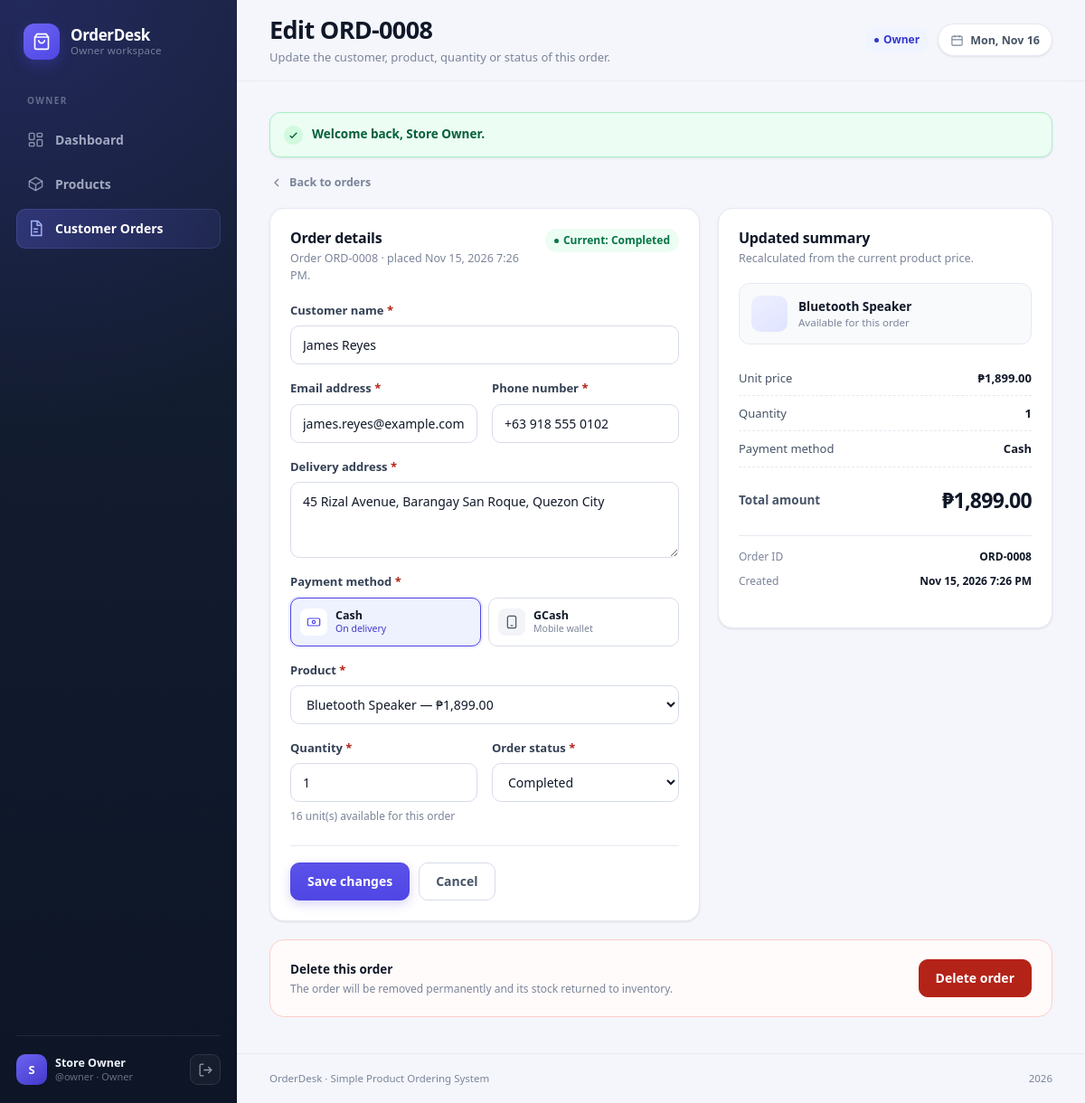
Page /owner/edit_order.php?id=8 (signed in) on the committed database.
### tables this page shows
CREATE TABLE orders (
  id            INT UNSIGNED AUTO_INCREMENT PRIMARY KEY,
  user_id       INT UNSIGNED  NULL,
  customer_name VARCHAR(100)  NOT NULL,
  customer_email VARCHAR(120) NOT NULL,
  customer_phone VARCHAR(30)  NOT NULL,
  customer_address VARCHAR(255) NOT NULL,
  product_id    INT UNSIGNED  NULL,
  product_name  VARCHAR(120)  NOT NULL,
  quantity      INT UNSIGNED  NOT NULL,
  unit_price    DECIMAL(10,2) NOT NULL,
  total_amount  DECIMAL(10,2) NOT NULL,
  payment_method ENUM('Cash', 'GCash') NOT NULL DEFAULT 'Cash',
  status        ENUM('Pending', 'Completed', 'Cancelled') NOT NULL DEFAULT 'Pending',
  created_at    TIMESTAMP     NOT NULL DEFAULT CURRENT_TIMESTAMP,
  CONSTRAINT fk_orders_product
    FOREIGN KEY (product_id) REFERENCES products (id)
    ON DELETE SET NULL ON UPDATE CASCADE,
  CONSTRAINT fk_orders_user
    FOREIGN KEY (user_id) REFERENCES users (id)
    ON DELETE SET NULL ON UPDATE CASCADE,
  INDEX idx_orders_user (user_id),
  INDEX idx_orders_customer (customer_name),
  INDEX idx_orders_email (customer_email),
  INDEX idx_orders_phone (customer_phone),
  INDEX idx_orders_status (status),
  INDEX idx_orders_created (created_at)
);

CREATE TABLE products (
  id           INT UNSIGNED AUTO_INCREMENT PRIMARY KEY,
  name         VARCHAR(120)  NOT NULL,
  category     VARCHAR(60)   NOT NULL DEFAULT 'General',
  description  VARCHAR(255)  NULL,
  unit_price   DECIMAL(10,2) NOT NULL,
  stock        INT UNSIGNED  NOT NULL DEFAULT 0,
  is_available TINYINT(1)    NOT NULL DEFAULT 1,
  created_at   TIMESTAMP     NOT NULL DEFAULT CURRENT_TIMESTAMP,
  INDEX idx_products_name (name),
  INDEX idx_products_category (category)
);

### includes/functions.php (called while the page is built, shortened)
<?php
function e(mixed $value): string
{
    return htmlspecialchars((string) $value, ENT_QUOTES, 'UTF-8');
}
function take_form_state(): array
{
    $state = $_SESSION['form_state'] ?? ['errors' => [], 'old' => []];
    return $state;
}
function format_money(float|int|string $amount): string
{
    return CURRENCY . number_format((float) $amount, 2);
}
function order_code(int|string $id): string
{
    return 'ORD-' . str_pad((string) $id, 4, '0', STR_PAD_LEFT);
}
function format_date(?string $datetime, string $format = 'M j, Y g:i A'): string
{
    $timestamp = strtotime($datetime);
    return $timestamp ? date($format, $timestamp) : '—';
}
function status_class(string $status): string
{
    return match ($status) {
        'Completed' => 'badge-success',
        'Cancelled' => 'badge-danger',
        default     => 'badge-warning',
    };
}
function parse_positive_int(mixed $value): ?int
{
    $number = (int) $value;
    return $number > 0 ? $number : null;
}

### owner/edit_order.php (the view, shortened to what this page needs)
<?php
$pdo = db();
$orderId = parse_positive_int($_POST['id'] ?? $_GET['id'] ?? null);
$statement = $pdo->prepare('SELECT * FROM orders WHERE id = ? LIMIT 1');
$statement->execute([$orderId]);
$order = $statement->fetch();
$allowedStatuses = ['Pending', 'Completed', 'Cancelled'];
$formState = take_form_state();
$errors    = $formState['errors'];
$form      = array_merge([
    'customer_name' => $order['customer_name'],
    'customer_email' => $order['customer_email'] ?? '',
    'customer_phone' => $order['customer_phone'] ?? '',
    'customer_address' => $order['customer_address'] ?? '',
    'payment_method' => $order['payment_method'] ?? 'Cash',
    'product_id'    => (int) ($order['product_id'] ?? 0),
    'quantity'      => (int) $order['quantity'],
    'status'        => $order['status'],
], $formState['old']);
$productsStatement = $pdo->prepare(
    'SELECT id, name, category, unit_price, stock, is_available
     FROM products
     WHERE is_available = 1 OR id = ?
     ORDER BY name ASC'
);
$productsStatement->execute([$form['product_id']]);
$products = $productsStatement->fetchAll();
$selectedProduct = null;
foreach ($products as $product) {
    if ((int) $product['id'] === (int) $form['product_id']) {
        $selectedProduct = $product;
        break;
    }
}
$reservedQty  = $selectedProduct
    && (int) $selectedProduct['id'] === (int) ($order['product_id'] ?? 0)
    && $order['status'] !== 'Cancelled'
    ? (int) $order['quantity']
    : 0;
$availableQty = $selectedProduct ? (int) $selectedProduct['stock'] + $reservedQty : 0;
$unitPrice    = $selectedProduct ? (float) $selectedProduct['unit_price'] : (float) $order['unit_price'];
$previewTotal = round($unitPrice * (int) $form['quantity'], 2);
require __DIR__ . '/../includes/header.php';
?>
<div class="page-back">
    <a class="back-link" href="orders.php">
        <svg viewBox="0 0 24 24" fill="none" stroke="currentColor" stroke-width="2" aria-hidden="true"><path d="m15 18-6-6 6-6"/></svg>
        Back to orders
    </a>
</div>
<form method="post" action="edit_order.php" class="edit-layout" id="editOrderForm" data-currency="<?= e(CURRENCY) ?>" novalidate>
    <section class="panel">
        <div class="panel-head">
            <div>
                <h3>Order details</h3>
                <p>Order <?= e(order_code($orderId)) ?> · placed <?= e(format_date($order['created_at'])) ?>.</p>
            </div>
            <span class="badge <?= status_class($order['status']) ?>">Current: <?= e($order['status']) ?></span>
        </div>
        <div class="form-grid">
            <div class="field field-full">
                <label for="customer_name">Customer name <span class="req">*</span></label>
                <input type="text" id="customer_name" name="customer_name" value="<?= e($form['customer_name']) ?>"
                       maxlength="100" autocomplete="name"
                       class="<?= isset($errors['customer_name']) ? 'is-invalid' : '' ?>">
            </div>
            <div class="field">
                <label for="customer_email">Email address <span class="req">*</span></label>
                <input type="email" id="customer_email" name="customer_email" value="<?= e($form['customer_email']) ?>"
                       placeholder="e.g. maria@example.com" maxlength="120" autocomplete="email"
                       class="<?= isset($errors['customer_email']) ? 'is-invalid' : '' ?>">
            </div>
            <div class="field">
                <label for="customer_phone">Phone number <span class="req">*</span></label>
                <input type="tel" id="customer_phone" name="customer_phone" value="<?= e($form['customer_phone']) ?>"
                       placeholder="e.g. +63 917 123 4567" maxlength="30" autocomplete="tel" inputmode="tel"
                       class="<?= isset($errors['customer_phone']) ? 'is-invalid' : '' ?>">
            </div>
            <div class="field field-full">
                <label for="customer_address">Delivery address <span class="req">*</span></label>
                <textarea id="customer_address" name="customer_address" rows="2" maxlength="255"
                          placeholder="House no., street, barangay, city"
                          class="<?= isset($errors['customer_address']) ? 'is-invalid' : '' ?>"><?= e($form['customer_address']) ?></textarea>
            </div>
            <div class="field field-full">
                <label>Payment method <span class="req">*</span></label>
                <div class="payment-options">
                    <label class="payment-option" for="edit_payment_cash">
                        <span class="payment-card">
                            <span class="payment-icon">
                                <svg viewBox="0 0 24 24" fill="none" stroke="currentColor" stroke-width="1.8" aria-hidden="true"><rect x="2" y="6" width="20" height="12" rx="2"/><circle cx="12" cy="12" r="2.5"/><path d="M6 12h.01M18 12h.01"/></svg>
                            </span>
                            <span class="payment-text">
                                <strong>Cash</strong>
                                <small>On delivery</small>
                            </span>
                        </span>
                    </label>
                    <label class="payment-option" for="edit_payment_gcash">
                        <span class="payment-card">
                            <span class="payment-icon">
                                <svg viewBox="0 0 24 24" fill="none" stroke="currentColor" stroke-width="1.8" aria-hidden="true"><rect x="5" y="2" width="14" height="20" rx="3"/><path d="M10 18h4"/></svg>
                            </span>
                            <span class="payment-text">
                                <strong>GCash</strong>
                                <small>Mobile wallet</small>
                            </span>
                        </span>
                    </label>
                </div>
            </div>
            <div class="field field-full">
                <label for="product_id">Product <span class="req">*</span></label>
                <select id="product_id" name="product_id" class="select select-full <?= isset($errors['product_id']) ? 'is-invalid' : '' ?>">
                    <?php foreach ($products as $product): ?>
                        <option value="<?= (int) $product['id'] ?>"
                                data-price="<?= e(number_format((float) $product['unit_price'], 2, '.', '')) ?>"
                                data-stock="<?= (int) $product['stock'] ?>"
                                data-reserved="<?= (int) $product['id'] === (int) ($order['product_id'] ?? 0) && $order['status'] !== 'Cancelled' ? (int) $order['quantity'] : 0 ?>"
                                <?= (int) $product['id'] === (int) $form['product_id'] ? 'selected' : '' ?>>
                            <?= e($product['name']) ?> — <?= format_money($product['unit_price']) ?><?= !(int) $product['is_available'] ? ' (unavailable)' : '' ?>
                        </option>
                    <?php endforeach; ?>
                </select>
            </div>
            <div class="field">
                <label for="quantity">Quantity <span class="req">*</span></label>
                <input type="number" id="quantity" name="quantity" value="<?= (int) $form['quantity'] ?>"
                       min="1" max="<?= $availableQty > 0 ? $availableQty : 9999 ?>" step="1"
                       class="<?= isset($errors['quantity']) ? 'is-invalid' : '' ?>">
                <span class="field-hint" id="editStockHint"><?= $selectedProduct ? $availableQty . ' unit(s) available for this order' : 'Select a product to see availability' ?></span>
            </div>
            <div class="field">
                <label for="status">Order status <span class="req">*</span></label>
                <select id="status" name="status" class="select select-full <?= isset($errors['status']) ? 'is-invalid' : '' ?>">
                    <?php foreach ($allowedStatuses as $option): ?>
                        <option value="<?= e($option) ?>" <?= $form['status'] === $option ? 'selected' : '' ?>><?= e($option) ?></option>
                    <?php endforeach; ?>
                </select>
            </div>
        </div>
        <div class="form-actions">
            <button class="btn btn-primary" type="submit">Save changes</button>
            <a class="btn btn-ghost" href="orders.php">Cancel</a>
        </div>
    </section>
    <aside class="panel summary-panel">
        <div class="panel-head">
            <div>
                <h3>Updated summary</h3>
                <p>Recalculated from the current product price.</p>
            </div>
        </div>
        <div class="summary-product <?= $selectedProduct ? '' : 'is-empty' ?>" id="editSummaryProduct">
            <span class="summary-thumb"><?= $selectedProduct ? e(mb_substr($selectedProduct['name'], 0, 1)) : '?' ?></span>
            <span class="summary-product-meta">
                <strong id="editSummaryName"><?= $selectedProduct ? e($selectedProduct['name']) : 'No product selected' ?></strong>
                <small id="editSummaryCategory"><?= $selectedProduct ? e($selectedProduct['category']) : 'Choose a product to continue' ?></small>
            </span>
        </div>
        <div class="summary-rows">
            <div class="summary-line">
                <span>Unit price</span>
                <strong id="editUnitPrice"><?= $selectedProduct ? format_money($unitPrice) : '—' ?></strong>
            </div>
            <div class="summary-line">
                <span>Quantity</span>
                <strong id="editSummaryQty"><?= (int) $form['quantity'] ?></strong>
            </div>
            <div class="summary-line">
                <span>Payment method</span>
                <strong id="editSummaryPayment"><?= e($form['payment_method']) ?></strong>
            </div>
            <div class="summary-total">
                <span>Total amount</span>
                <strong id="editTotal"><?= format_money($previewTotal) ?></strong>
            </div>
        </div>
        <div class="order-meta">
            <div><span>Order ID</span><strong><?= e(order_code($orderId)) ?></strong></div>
            <div><span>Created</span><strong><?= e(format_date($order['created_at'], 'M j, Y g:i A')) ?></strong></div>
        </div>
    </aside>
</form>
<div class="danger-zone">
    <div>
        <strong>Delete this order</strong>
        <p>The order will be removed permanently and its stock returned to inventory.</p>
    </div>
    <form method="post" action="delete_order.php" data-confirm="Delete <?= e(order_code($orderId)) ?>? Stock will be returned to inventory.">
        <button class="btn btn-danger" type="submit">Delete order</button>
    </form>
</div>
<?php require __DIR__ . '/../includes/footer.php'; ?>

### rows in the picture
orders: created_at "Nov 15, 2026 7:26 PM", status "Completed", customer_name "James Reyes", customer_email "james.reyes@example.com", customer_phone "+63 918 555 0102", customer_address "45 Rizal Avenue, Barangay San Roque, Quezon City", product_id "Bluetooth Speaker — ₱1,899.00", quantity "1"
products: unit_price "₱1,899.00", unit_price.quantity "₱1,899.00"

### other values in the picture
$initial "S"
$user['name'] "Store Owner"
$user['username'] "owner"
$roleLabel "Owner"
$pageTitle "Edit ORD-0008"
$pageSubtitle "Update the customer, product, quantity or status of this order."
$flash['message'] "Welcome back, Store Owner."
order_code($orderId) "ORD-0008"
form field status "Completed"
